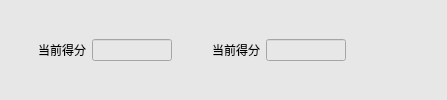
             <widget class="QWidget" name="widget_13" native="true">
              <property name="styleSheet">
               <string notr="true">background-color: rgb(231, 231, 231);</string>
              </property>
              <layout class="QHBoxLayout" name="horizontalLayout_10">
               <property name="leftMargin">
                <number>4</number>
               </property>
               <property name="topMargin">
                <number>4</number>
               </property>
               <property name="rightMargin">
                <number>4</number>
               </property>
               <property name="bottomMargin">
                <number>4</number>
               </property>
               <item>
                <widget class="QLabel" name="label_11">
                 <property name="minimumSize">
                  <size>
                   <width>82</width>
                   <height>32</height>
                  </size>
                 </property>
                 <property name="maximumSize">
                  <size>
                   <width>82</width>
                   <height>16777215</height>
                  </size>
                 </property>
                 <property name="styleSheet">
                  <string notr="true">font: 11pt &quot;微软雅黑&quot;;</string>
                 </property>
                 <property name="text">
                  <string>当前得分</string>
                 </property>
                 <property name="alignment">
                  <set>Qt::AlignRight|Qt::AlignTrailing|Qt::AlignVCenter</set>
                 </property>
                </widget>
               </item>
               <item>
                <widget class="QLineEdit" name="lineEditCalcScore1">
                 <property name="minimumSize">
                  <size>
                   <width>80</width>
                   <height>0</height>
                  </size>
                 </property>
                 <property name="maximumSize">
                  <size>
                   <width>80</width>
                   <height>16777215</height>
                  </size>
                 </property>
                 <property name="styleSheet">
                  <string notr="true">font: 11pt &quot;微软雅黑&quot;;</string>
                 </property>
                </widget>
               </item>
               <item>
                <widget class="QLabel" name="label_12">
                 <property name="minimumSize">
                  <size>
                   <width>82</width>
                   <height>32</height>
                  </size>
                 </property>
                 <property name="maximumSize">
                  <size>
                   <width>82</width>
                   <height>16777215</height>
                  </size>
                 </property>
                 <property name="styleSheet">
                  <string notr="true">font: 11pt &quot;微软雅黑&quot;;</string>
                 </property>
                 <property name="text">
                  <string>当前得分</string>
                 </property>
                 <property name="alignment">
                  <set>Qt::AlignRight|Qt::AlignTrailing|Qt::AlignVCenter</set>
                 </property>
                </widget>
               </item>
               <item>
                <widget class="QLineEdit" name="lineEditCalcScore2">
                 <property name="minimumSize">
                  <size>
                   <width>80</width>
                   <height>0</height>
                  </size>
                 </property>
                 <property name="maximumSize">
                  <size>
                   <width>80</width>
                   <height>16777215</height>
                  </size>
                 </property>
                 <property name="styleSheet">
                  <string notr="true">font: 11pt &quot;微软雅黑&quot;;</string>
                 </property>
                </widget>
               </item>
               <item>
                <spacer name="horizontalSpacer_6">
                 <property name="orientation">
                  <enum>Qt::Horizontal</enum>
                 </property>
                 <property name="sizeHint" stdset="0">
                  <size>
                   <width>97</width>
                   <height>20</height>
                  </size>
                 </property>
                </spacer>
               </item>
              </layout>
             </widget>
